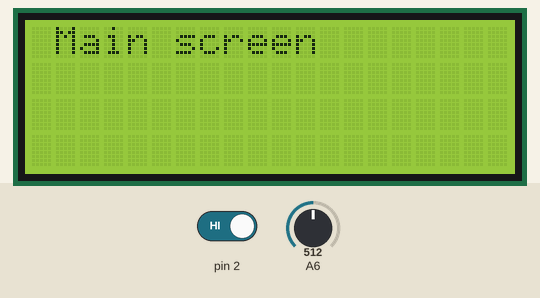
This sketch was run on a simulated Arduino Nano, built with avr-gcc and run on an emulated ATmega328P. Shown: 20×4 character LCD. Inputs (shaded band) come from the test bench; at power-on: pin 2 HIGH, A6 = 512.

Above: at 2.3 s.
2.4 s: pin 2 driven LOW
At 3.9 s:
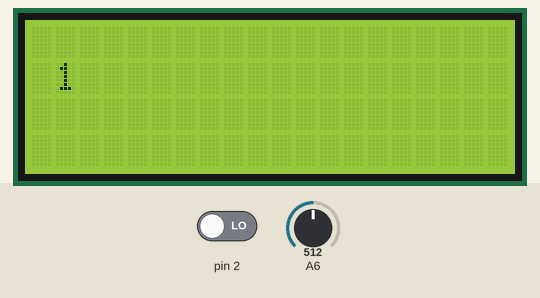
4.6 s: A6 set to 716
At 5.7 s:
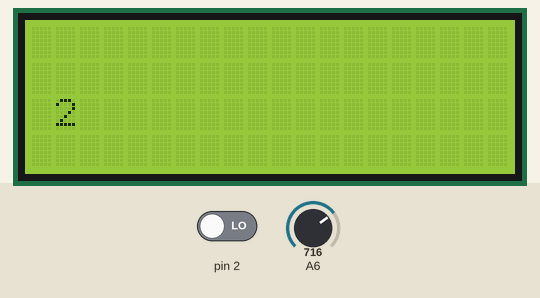
6.2 s: A6 set to 1023
At 7.4 s:
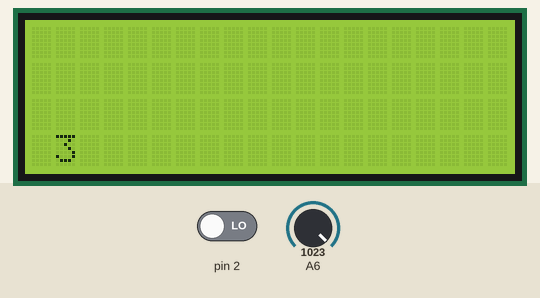
7.7 s: A6 set to 306
At 9.1 s:
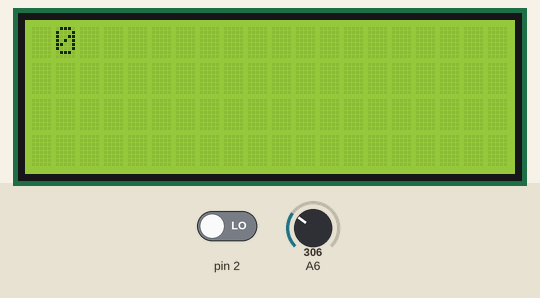
Timing chart, 0 to 10.2 s (numbered marks = the images above; inputs shaded):
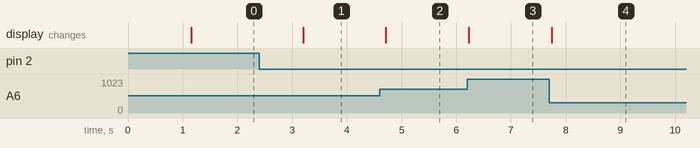

Measured:
- after the input at 2.4 s, the display: changes after 0.80 s (image 1)
- after the input at 4.6 s, the display: changes after 0.12 s (image 2)
- after the input at 6.2 s, the display: changes at once (image 3)
- after the input at 7.7 s, the display: changes after 0.05 s (image 4)

The sketch:

lcd_display.ino
```cpp
#include <Wire.h>
#include <LiquidCrystal_I2C.h>

#define EXT_MENU  0

LiquidCrystal_I2C lcd(0x27,20,4);  // set the LCD address to 0x27 for a 16 chars and 2 line display
int state , n_state, optn;
bool btn_is_pressed;

void update_fsm();
void state_1();
void state_2();

void setup()
{
  lcd.init();                      // initialize the lcd
  lcd.init();
  // Print a message to the LCD.
  lcd.backlight();
  lcd.setCursor(1,0);
  lcd.print("Start Screen");

  delay(1000);

  //attach interrupt to detect button press (pulled high)
  attachInterrupt(digitalPinToInterrupt(2),btn_press, FALLING);

  //Initialize state machine
  state = 0;
  n_state = 0;
  btn_is_pressed = 0;
  optn = 0;
}


void loop()
{
  lcd.clear();

  update_fsm(); //update state machine
  delay(500);
}


//function that takes care of actually updating the state machine
void update_fsm(){
  switch(state){
    case 0:
      state_1();   //Display main screen

      //check btn state
      if(btn_is_pressed) n_state = 1;  //transition to menu screen
      else n_state = 0;               //else stay in main screen


      state = n_state; //transition to next state
      break;

    case 1:
      state_2();

      if(optn == EXT_MENU && btn_is_pressed ) n_state = 0;   //transition back to main screen
      else n_state = 1;                                     //else stay in screen

      state = n_state;
      break;
  }

  //clear button
  btn_is_pressed = 0;
}


//function to check button
void btn_press(){
  btn_is_pressed = 1;
}
//main screen
void state_1(){
  lcd.setCursor(1,0);
  lcd.print("Main screen");
}

//menu screen
void state_2(){

  optn = map(analogRead(A6), 0,1023,0,3);

  //test only
  lcd.setCursor(1,optn);
  lcd.print(optn);
}
```
